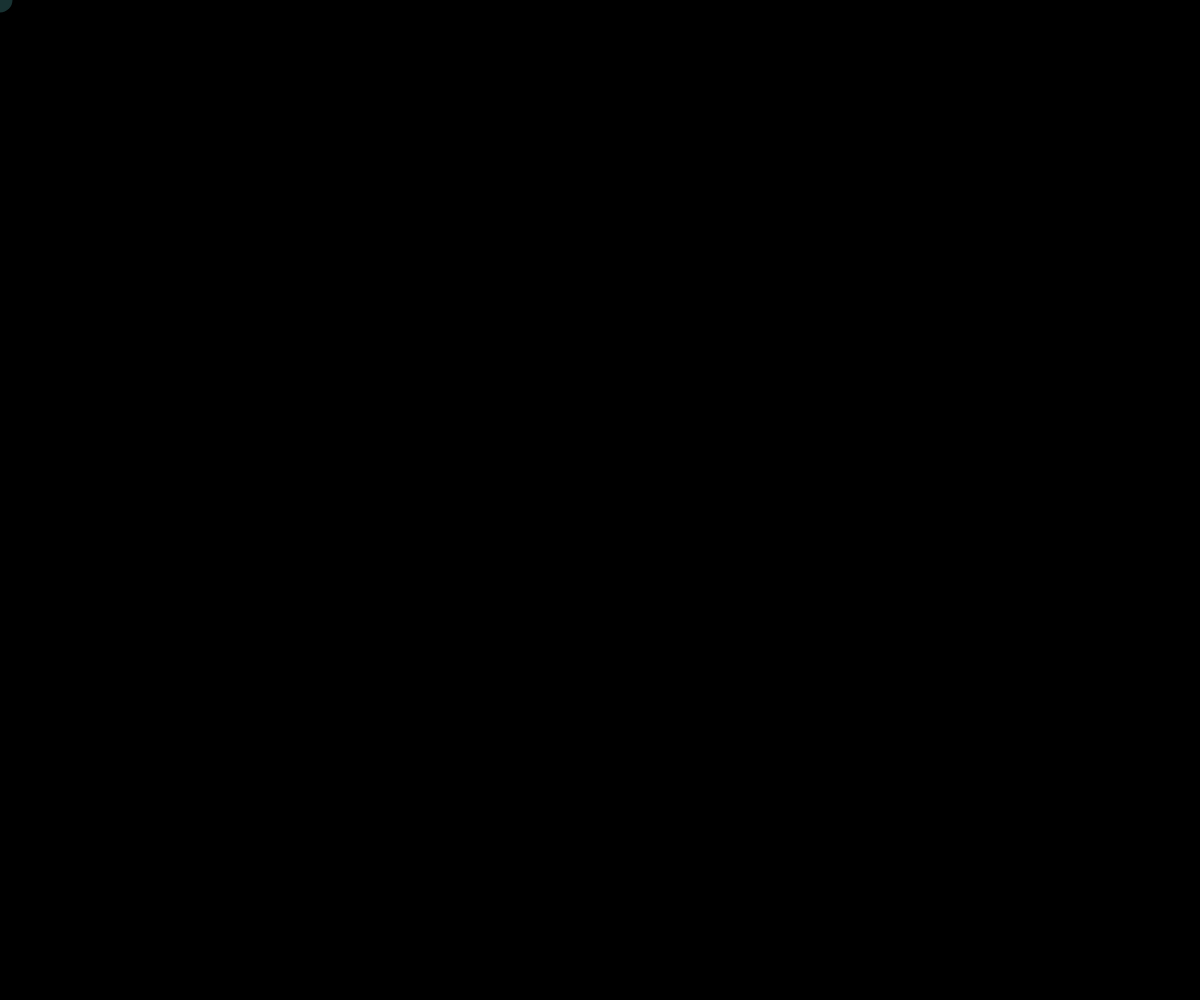
Frame 1 (no input)
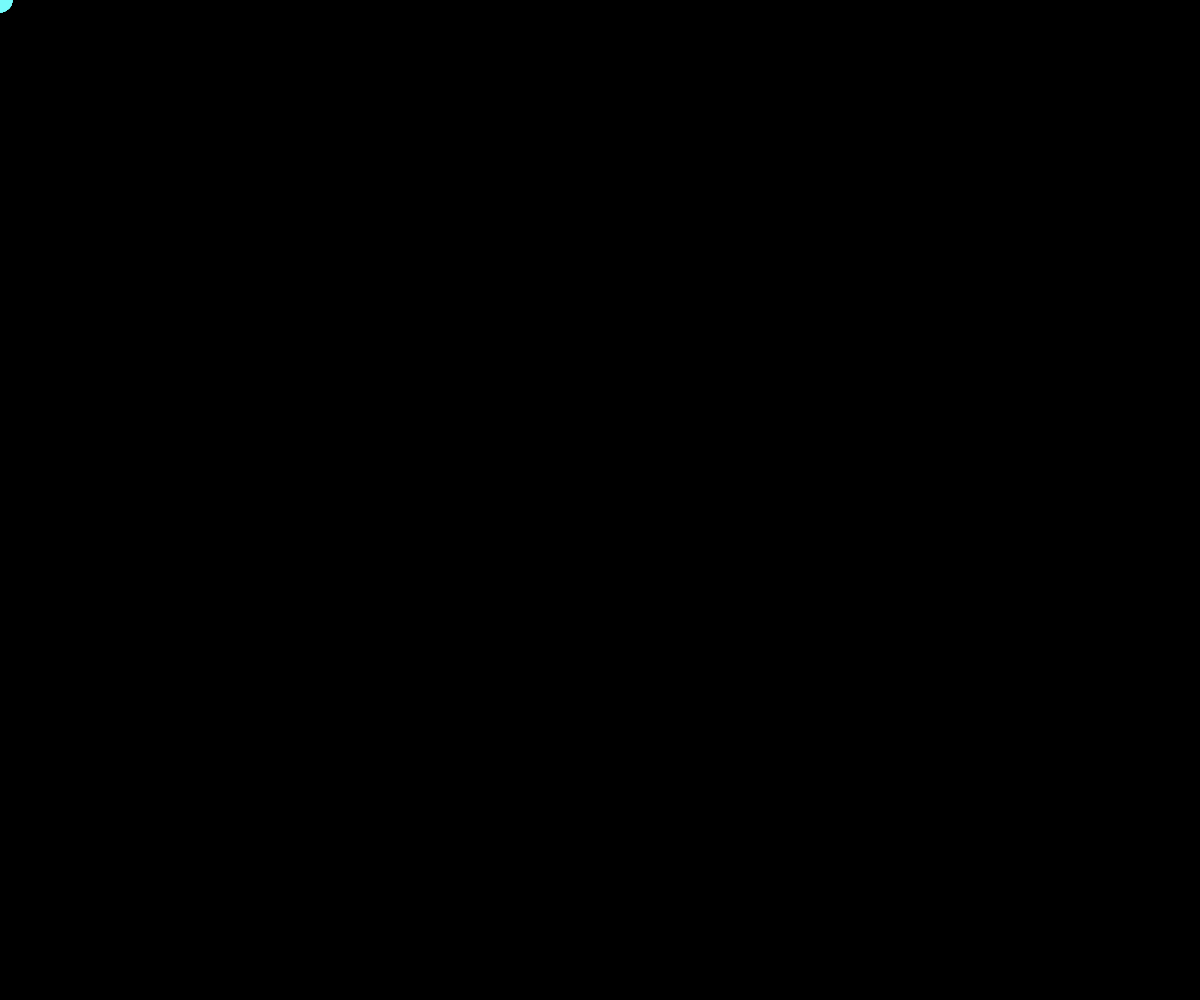
Frame 60 (no input)
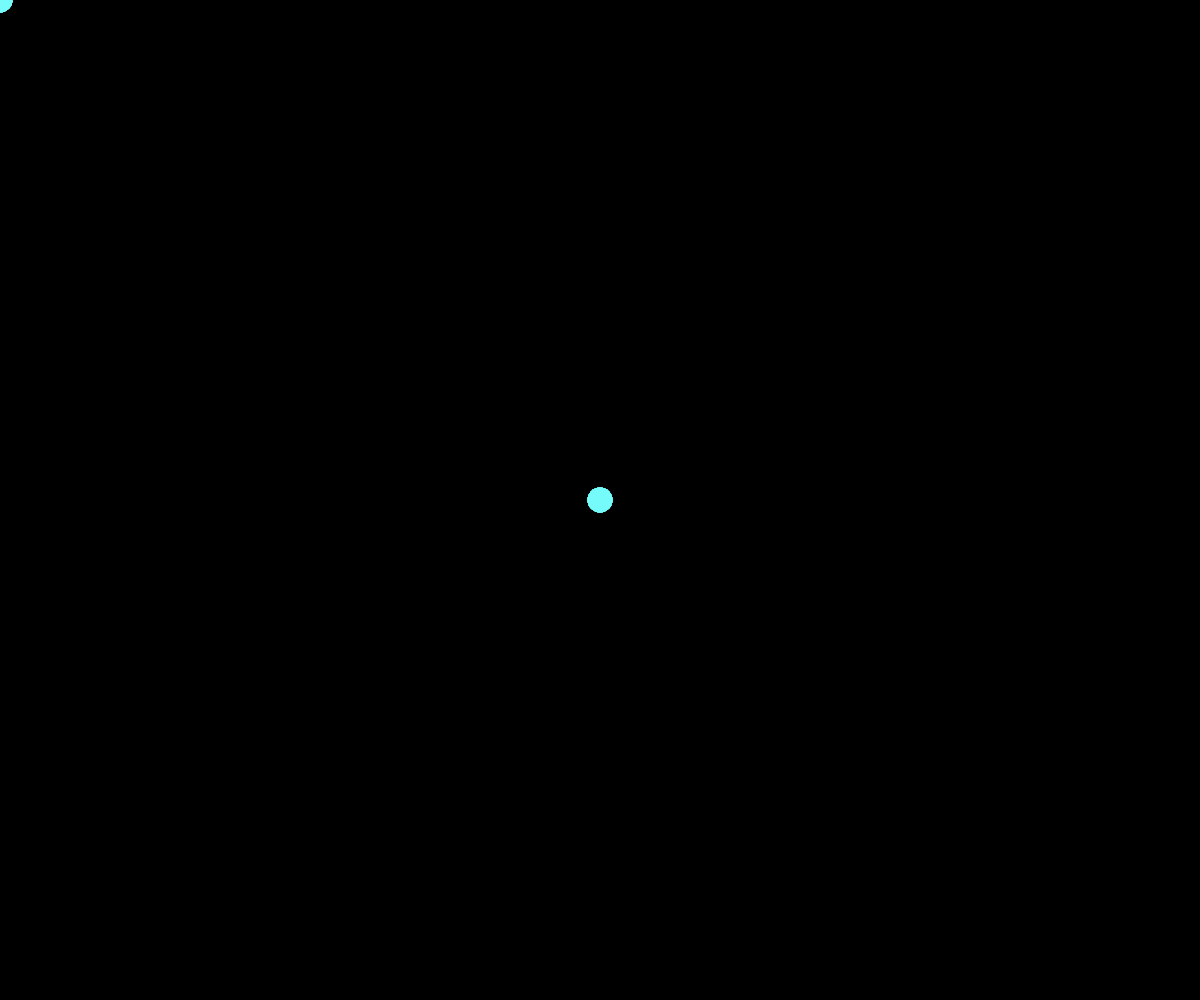
Frame 120 (the mouse pressed at the canvas centre since frame 60)

The p5.js sketch that drew these frames (run headless with seeded random() and noise() and a simulated clock; from frame 60 on, the mouse is pressed at the canvas centre):

// p5.js sketch
// ── sketch.js
function setup() {
  createCanvas(
  	window.innerWidth,window.innerHeight);
  background(0);
}
function draw() {
  noStroke();
  fill(123,567,345,50);
ellipse(mouseX,mouseY,25,25);
}
